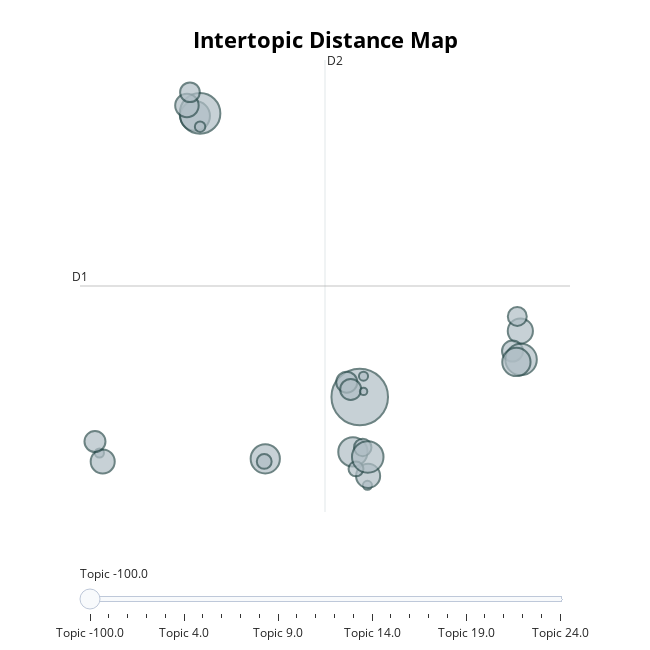

Write notebook code for a chart like this one.
### Code cell
manual_subset_copy2 = manual_subset_copy.copy(deep=True)
ordered_topics, NB = update_clustering(manual_subset_copy2, topic_model, NB, subset=manual_idxs)
topic_model.visualize_topics()

### Figure 1 — Plotly figure (JSON) as saved in the notebook; plotly's stock layout.template omitted (floating-point values rounded to 4 significant figures)
{"data": [{"customdata": [[-100, "with | ender | extruder | tape | filament", 116], [0, "fdm | fit | most | 002mm | pla", 23], [1, "10kg | solutech | 3d | mm | pla", 32], [2, "esun | actual | 22lbs | 3mm | 1kg", 16], [3, "accuracy | mm | dimensional | lbs | 22", 60], [4, "fdm | most | fit | 22lbs | carbon", 13], [5, "pen | strands | pens | 10inch | scribbler", 3], [6, "basics | amazon | kg | spool | 175mm", 31], [7, "pink | amolen | justpla | studioline | the", 20], [8, "petg | sunlu | spla | 002 | tolerance", 16], [9, "made | usa | in | meltink3d | 005mm", 16], [10, "ezgogo | diameter | spool | usafilament | refill", 11], [11, "feet | pen | colors | refills | refill", 21], [12, "dorks | gizmo | 22lb | printers | 200g", 14], [13, "grass | 3dar06117505 | 3dar0617505 | variation | armadillo", 2], [14, "pla | wood | filament | plus | accuracy", 36], [15, "cartridge | 600g | xyzprinting | plastic | diameter", 3], [16, "changing | temperature | color | to | with", 4], [17, "abs | octave | spool | 1kg | 3d", 21], [18, "printing | 3d | bundle | pla | printer", 29], [19, "reprap | makergear | makerbot | jet | ultimaker", 8], [20, "silk | shiny | color | silky | pla", 31], [21, "printers | makerbot | 3d | abs | for", 36], [22, "pen | glue | arts | crafts | drawing", 16], [23, "brush | cup | inch | nylon | abrasive", 3], [24, "silk | bundle | each | gold | shiny", 8]], "hovertemplate": "<b>Topic %{customdata[0]}</b><br>%{customdata[1]}<br>Size: %{customdata[2]}", "legendgroup": "", "marker": {"color": "#B0BEC5", "line": {"color": "DarkSlateGrey", "width": 2}, "size": [116, 23, 32, 16, 60, 13, 3, 31, 20, 16, 16, 11, 21, 14, 2, 36, 3, 4, 21, 29, 8, 31, 36, 16, 3, 8], "sizemode": "area", "sizeref": 0.0725, "symbol": "circle"}, "mode": "markers", "name": "", "orientation": "v", "showlegend": false, "type": "scatter", "x": [9.656, 19.06, 0.01623, 8.895, 0.3044, 18.88, -5.585, 9.255, -0.4618, 9.126, 18.6, 9.832, -5.392, -0.2853, 9.882, 19.1, 10.11, 0.3088, 10.15, 18.83, 9.437, 4.125, 10.12, -5.845, 9.876, 4.064], "xaxis": "x", "y": [-2.028, -0.5327, 4.34, -1.693, 4.398, -0.2036, -3.298, -3.272, 4.576, -1.857, -0.9883, -3.171, -3.49, 4.876, -1.901, -1.178, -4.03, 4.097, -3.816, -1.234, -3.658, -3.428, -3.387, -3.037, -1.557, -3.488], "yaxis": "y"}], "layout": {"annotations": [{"showarrow": false, "text": "D1", "x": -6.722, "y": 0.4866, "yshift": 10}, {"showarrow": false, "text": "D2", "x": 7.622, "xshift": 10, "y": 5.607}], "height": 650, "hoverlabel": {"bgcolor": "white", "font": {"family": "Rockwell", "size": 16}}, "legend": {"itemsizing": "constant", "tracegroupgap": 0}, "margin": {"t": 60}, "shapes": [{"line": {"color": "#CFD8DC", "width": 2}, "type": "line", "x0": 7.622, "x1": 7.622, "y0": -4.634, "y1": 5.607}, {"line": {"color": "#9E9E9E", "width": 2}, "type": "line", "x0": -6.722, "x1": 21.97, "y0": 0.4866, "y1": 0.4866}], "sliders": [{"active": 0, "pad": {"t": 50}, "steps": [{"args": [{"marker.color": [["red", "#B0BEC5", "#B0BEC5", "#B0BEC5", "#B0BEC5", "#B0BEC5", "#B0BEC5", "#B0BEC5", "#B0BEC5", "#B0BEC5", "#B0BEC5", "#B0BEC5", "#B0BEC5", "#B0BEC5", "#B0BEC5", "#B0BEC5", "#B0BEC5", "#B0BEC5", "#B0BEC5", "#B0BEC5", "#B0BEC5", "#B0BEC5", "#B0BEC5", "#B0BEC5", "#B0BEC5", "#B0BEC5"]]}], "label": "Topic -100.0", "method": "update"}, {"args": [{"marker.color": [["#B0BEC5", "red", "#B0BEC5", "#B0BEC5", "#B0BEC5", "#B0BEC5", "#B0BEC5", "#B0BEC5", "#B0BEC5", "#B0BEC5", "#B0BEC5", "#B0BEC5", "#B0BEC5", "#B0BEC5", "#B0BEC5", "#B0BEC5", "#B0BEC5", "#B0BEC5", "#B0BEC5", "#B0BEC5", "#B0BEC5", "#B0BEC5", "#B0BEC5", "#B0BEC5", "#B0BEC5", "#B0BEC5"]]}], "label": "Topic 0.0", "method": "update"}, {"args": [{"marker.color": [["#B0BEC5", "#B0BEC5", "red", "#B0BEC5", "#B0BEC5", "#B0BEC5", "#B0BEC5", "#B0BEC5", "#B0BEC5", "#B0BEC5", "#B0BEC5", "#B0BEC5", "#B0BEC5", "#B0BEC5", "#B0BEC5", "#B0BEC5", "#B0BEC5", "#B0BEC5", "#B0BEC5", "#B0BEC5", "#B0BEC5", "#B0BEC5", "#B0BEC5", "#B0BEC5", "#B0BEC5", "#B0BEC5"]]}], "label": "Topic 1.0", "method": "update"}, {"args": [{"marker.color": [["#B0BEC5", "#B0BEC5", "#B0BEC5", "red", "#B0BEC5", "#B0BEC5", "#B0BEC5", "#B0BEC5", "#B0BEC5", "#B0BEC5", "#B0BEC5", "#B0BEC5", "#B0BEC5", "#B0BEC5", "#B0BEC5", "#B0BEC5", "#B0BEC5", "#B0BEC5", "#B0BEC5", "#B0BEC5", "#B0BEC5", "#B0BEC5", "#B0BEC5", "#B0BEC5", "#B0BEC5", "#B0BEC5"]]}], "label": "Topic 2.0", "method": "update"}, {"args": [{"marker.color": [["#B0BEC5", "#B0BEC5", "#B0BEC5", "#B0BEC5", "red", "#B0BEC5", "#B0BEC5", "#B0BEC5", "#B0BEC5", "#B0BEC5", "#B0BEC5", "#B0BEC5", "#B0BEC5", "#B0BEC5", "#B0BEC5", "#B0BEC5", "#B0BEC5", "#B0BEC5", "#B0BEC5", "#B0BEC5", "#B0BEC5", "#B0BEC5", "#B0BEC5", "#B0BEC5", "#B0BEC5", "#B0BEC5"]]}], "label": "Topic 3.0", "method": "update"}, {"args": [{"marker.color": [["#B0BEC5", "#B0BEC5", "#B0BEC5", "#B0BEC5", "#B0BEC5", "red", "#B0BEC5", "#B0BEC5", "#B0BEC5", "#B0BEC5", "#B0BEC5", "#B0BEC5", "#B0BEC5", "#B0BEC5", "#B0BEC5", "#B0BEC5", "#B0BEC5", "#B0BEC5", "#B0BEC5", "#B0BEC5", "#B0BEC5", "#B0BEC5", "#B0BEC5", "#B0BEC5", "#B0BEC5", "#B0BEC5"]]}], "label": "Topic 4.0", "method": "update"}, {"args": [{"marker.color": [["#B0BEC5", "#B0BEC5", "#B0BEC5", "#B0BEC5", "#B0BEC5", "#B0BEC5", "red", "#B0BEC5", "#B0BEC5", "#B0BEC5", "#B0BEC5", "#B0BEC5", "#B0BEC5", "#B0BEC5", "#B0BEC5", "#B0BEC5", "#B0BEC5", "#B0BEC5", "#B0BEC5", "#B0BEC5", "#B0BEC5", "#B0BEC5", "#B0BEC5", "#B0BEC5", "#B0BEC5", "#B0BEC5"]]}], "label": "Topic 5.0", "method": "update"}, {"args": [{"marker.color": [["#B0BEC5", "#B0BEC5", "#B0BEC5", "#B0BEC5", "#B0BEC5", "#B0BEC5", "#B0BEC5", "red", "#B0BEC5", "#B0BEC5", "#B0BEC5", "#B0BEC5", "#B0BEC5", "#B0BEC5", "#B0BEC5", "#B0BEC5", "#B0BEC5", "#B0BEC5", "#B0BEC5", "#B0BEC5", "#B0BEC5", "#B0BEC5", "#B0BEC5", "#B0BEC5", "#B0BEC5", "#B0BEC5"]]}], "label": "Topic 6.0", "method": "update"}, {"args": [{"marker.color": [["#B0BEC5", "#B0BEC5", "#B0BEC5", "#B0BEC5", "#B0BEC5", "#B0BEC5", "#B0BEC5", "#B0BEC5", "red", "#B0BEC5", "#B0BEC5", "#B0BEC5", "#B0BEC5", "#B0BEC5", "#B0BEC5", "#B0BEC5", "#B0BEC5", "#B0BEC5", "#B0BEC5", "#B0BEC5", "#B0BEC5", "#B0BEC5", "#B0BEC5", "#B0BEC5", "#B0BEC5", "#B0BEC5"]]}], "label": "Topic 7.0", "method": "update"}, {"args": [{"marker.color": [["#B0BEC5", "#B0BEC5", "#B0BEC5", "#B0BEC5", "#B0BEC5", "#B0BEC5", "#B0BEC5", "#B0BEC5", "#B0BEC5", "red", "#B0BEC5", "#B0BEC5", "#B0BEC5", "#B0BEC5", "#B0BEC5", "#B0BEC5", "#B0BEC5", "#B0BEC5", "#B0BEC5", "#B0BEC5", "#B0BEC5", "#B0BEC5", "#B0BEC5", "#B0BEC5", "#B0BEC5", "#B0BEC5"]]}], "label": "Topic 8.0", "method": "update"}, {"args": [{"marker.color": [["#B0BEC5", "#B0BEC5", "#B0BEC5", "#B0BEC5", "#B0BEC5", "#B0BEC5", "#B0BEC5", "#B0BEC5", "#B0BEC5", "#B0BEC5", "red", "#B0BEC5", "#B0BEC5", "#B0BEC5", "#B0BEC5", "#B0BEC5", "#B0BEC5", "#B0BEC5", "#B0BEC5", "#B0BEC5", "#B0BEC5", "#B0BEC5", "#B0BEC5", "#B0BEC5", "#B0BEC5", "#B0BEC5"]]}], "label": "Topic 9.0", "method": "update"}, {"args": [{"marker.color": [["#B0BEC5", "#B0BEC5", "#B0BEC5", "#B0BEC5", "#B0BEC5", "#B0BEC5", "#B0BEC5", "#B0BEC5", "#B0BEC5", "#B0BEC5", "#B0BEC5", "red", "#B0BEC5", "#B0BEC5", "#B0BEC5", "#B0BEC5", "#B0BEC5", "#B0BEC5", "#B0BEC5", "#B0BEC5", "#B0BEC5", "#B0BEC5", "#B0BEC5", "#B0BEC5", "#B0BEC5", "#B0BEC5"]]}], "label": "Topic 10.0", "method": "update"}, {"args": [{"marker.color": [["#B0BEC5", "#B0BEC5", "#B0BEC5", "#B0BEC5", "#B0BEC5", "#B0BEC5", "#B0BEC5", "#B0BEC5", "#B0BEC5", "#B0BEC5", "#B0BEC5", "#B0BEC5", "red", "#B0BEC5", "#B0BEC5", "#B0BEC5", "#B0BEC5", "#B0BEC5", "#B0BEC5", "#B0BEC5", "#B0BEC5", "#B0BEC5", "#B0BEC5", "#B0BEC5", "#B0BEC5", "#B0BEC5"]]}], "label": "Topic 11.0", "method": "update"}, {"args": [{"marker.color": [["#B0BEC5", "#B0BEC5", "#B0BEC5", "#B0BEC5", "#B0BEC5", "#B0BEC5", "#B0BEC5", "#B0BEC5", "#B0BEC5", "#B0BEC5", "#B0BEC5", "#B0BEC5", "#B0BEC5", "red", "#B0BEC5", "#B0BEC5", "#B0BEC5", "#B0BEC5", "#B0BEC5", "#B0BEC5", "#B0BEC5", "#B0BEC5", "#B0BEC5", "#B0BEC5", "#B0BEC5", "#B0BEC5"]]}], "label": "Topic 12.0", "method": "update"}, {"args": [{"marker.color": [["#B0BEC5", "#B0BEC5", "#B0BEC5", "#B0BEC5", "#B0BEC5", "#B0BEC5", "#B0BEC5", "#B0BEC5", "#B0BEC5", "#B0BEC5", "#B0BEC5", "#B0BEC5", "#B0BEC5", "#B0BEC5", "red", "#B0BEC5", "#B0BEC5", "#B0BEC5", "#B0BEC5", "#B0BEC5", "#B0BEC5", "#B0BEC5", "#B0BEC5", "#B0BEC5", "#B0BEC5", "#B0BEC5"]]}], "label": "Topic 13.0", "method": "update"}, {"args": [{"marker.color": [["#B0BEC5", "#B0BEC5", "#B0BEC5", "#B0BEC5", "#B0BEC5", "#B0BEC5", "#B0BEC5", "#B0BEC5", "#B0BEC5", "#B0BEC5", "#B0BEC5", "#B0BEC5", "#B0BEC5", "#B0BEC5", "#B0BEC5", "red", "#B0BEC5", "#B0BEC5", "#B0BEC5", "#B0BEC5", "#B0BEC5", "#B0BEC5", "#B0BEC5", "#B0BEC5", "#B0BEC5", "#B0BEC5"]]}], "label": "Topic 14.0", "method": "update"}, {"args": [{"marker.color": [["#B0BEC5", "#B0BEC5", "#B0BEC5", "#B0BEC5", "#B0BEC5", "#B0BEC5", "#B0BEC5", "#B0BEC5", "#B0BEC5", "#B0BEC5", "#B0BEC5", "#B0BEC5", "#B0BEC5", "#B0BEC5", "#B0BEC5", "#B0BEC5", "red", "#B0BEC5", "#B0BEC5", "#B0BEC5", "#B0BEC5", "#B0BEC5", "#B0BEC5", "#B0BEC5", "#B0BEC5", "#B0BEC5"]]}], "label": "Topic 15.0", "method": "update"}, {"args": [{"marker.color": [["#B0BEC5", "#B0BEC5", "#B0BEC5", "#B0BEC5", "#B0BEC5", "#B0BEC5", "#B0BEC5", "#B0BEC5", "#B0BEC5", "#B0BEC5", "#B0BEC5", "#B0BEC5", "#B0BEC5", "#B0BEC5", "#B0BEC5", "#B0BEC5", "#B0BEC5", "red", "#B0BEC5", "#B0BEC5", "#B0BEC5", "#B0BEC5", "#B0BEC5", "#B0BEC5", "#B0BEC5", "#B0BEC5"]]}], "label": "Topic 16.0", "method": "update"}, {"args": [{"marker.color": [["#B0BEC5", "#B0BEC5", "#B0BEC5", "#B0BEC5", "#B0BEC5", "#B0BEC5", "#B0BEC5", "#B0BEC5", "#B0BEC5", "#B0BEC5", "#B0BEC5", "#B0BEC5", "#B0BEC5", "#B0BEC5", "#B0BEC5", "#B0BEC5", "#B0BEC5", "#B0BEC5", "red", "#B0BEC5", "#B0BEC5", "#B0BEC5", "#B0BEC5", "#B0BEC5", "#B0BEC5", "#B0BEC5"]]}], "label": "Topic 17.0", "method": "update"}, {"args": [{"marker.color": [["#B0BEC5", "#B0BEC5", "#B0BEC5", "#B0BEC5", "#B0BEC5", "#B0BEC5", "#B0BEC5", "#B0BEC5", "#B0BEC5", "#B0BEC5", "#B0BEC5", "#B0BEC5", "#B0BEC5", "#B0BEC5", "#B0BEC5", "#B0BEC5", "#B0BEC5", "#B0BEC5", "#B0BEC5", "red", "#B0BEC5", "#B0BEC5", "#B0BEC5", "#B0BEC5", "#B0BEC5", "#B0BEC5"]]}], "label": "Topic 18.0", "method": "update"}, {"args": [{"marker.color": [["#B0BEC5", "#B0BEC5", "#B0BEC5", "#B0BEC5", "#B0BEC5", "#B0BEC5", "#B0BEC5", "#B0BEC5", "#B0BEC5", "#B0BEC5", "#B0BEC5", "#B0BEC5", "#B0BEC5", "#B0BEC5", "#B0BEC5", "#B0BEC5", "#B0BEC5", "#B0BEC5", "#B0BEC5", "#B0BEC5", "red", "#B0BEC5", "#B0BEC5", "#B0BEC5", "#B0BEC5", "#B0BEC5"]]}], "label": "Topic 19.0", "method": "update"}, {"args": [{"marker.color": [["#B0BEC5", "#B0BEC5", "#B0BEC5", "#B0BEC5", "#B0BEC5", "#B0BEC5", "#B0BEC5", "#B0BEC5", "#B0BEC5", "#B0BEC5", "#B0BEC5", "#B0BEC5", "#B0BEC5", "#B0BEC5", "#B0BEC5", "#B0BEC5", "#B0BEC5", "#B0BEC5", "#B0BEC5", "#B0BEC5", "#B0BEC5", "red", "#B0BEC5", "#B0BEC5", "#B0BEC5", "#B0BEC5"]]}], "label": "Topic 20.0", "method": "update"}, {"args": [{"marker.color": [["#B0BEC5", "#B0BEC5", "#B0BEC5", "#B0BEC5", "#B0BEC5", "#B0BEC5", "#B0BEC5", "#B0BEC5", "#B0BEC5", "#B0BEC5", "#B0BEC5", "#B0BEC5", "#B0BEC5", "#B0BEC5", "#B0BEC5", "#B0BEC5", "#B0BEC5", "#B0BEC5", "#B0BEC5", "#B0BEC5", "#B0BEC5", "#B0BEC5", "red", "#B0BEC5", "#B0BEC5", "#B0BEC5"]]}], "label": "Topic 21.0", "method": "update"}, {"args": [{"marker.color": [["#B0BEC5", "#B0BEC5", "#B0BEC5", "#B0BEC5", "#B0BEC5", "#B0BEC5", "#B0BEC5", "#B0BEC5", "#B0BEC5", "#B0BEC5", "#B0BEC5", "#B0BEC5", "#B0BEC5", "#B0BEC5", "#B0BEC5", "#B0BEC5", "#B0BEC5", "#B0BEC5", "#B0BEC5", "#B0BEC5", "#B0BEC5", "#B0BEC5", "#B0BEC5", "red", "#B0BEC5", "#B0BEC5"]]}], "label": "Topic 22.0", "method": "update"}, {"args": [{"marker.color": [["#B0BEC5", "#B0BEC5", "#B0BEC5", "#B0BEC5", "#B0BEC5", "#B0BEC5", "#B0BEC5", "#B0BEC5", "#B0BEC5", "#B0BEC5", "#B0BEC5", "#B0BEC5", "#B0BEC5", "#B0BEC5", "#B0BEC5", "#B0BEC5", "#B0BEC5", "#B0BEC5", "#B0BEC5", "#B0BEC5", "#B0BEC5", "#B0BEC5", "#B0BEC5", "#B0BEC5", "red", "#B0BEC5"]]}], "label": "Topic 23.0", "method": "update"}, {"args": [{"marker.color": [["#B0BEC5", "#B0BEC5", "#B0BEC5", "#B0BEC5", "#B0BEC5", "#B0BEC5", "#B0BEC5", "#B0BEC5", "#B0BEC5", "#B0BEC5", "#B0BEC5", "#B0BEC5", "#B0BEC5", "#B0BEC5", "#B0BEC5", "#B0BEC5", "#B0BEC5", "#B0BEC5", "#B0BEC5", "#B0BEC5", "#B0BEC5", "#B0BEC5", "#B0BEC5", "#B0BEC5", "#B0BEC5", "red"]]}], "label": "Topic 24.0", "method": "update"}]}], "title": {"font": {"color": "Black", "size": 22}, "text": "<b>Intertopic Distance Map</b>", "x": 0.5, "xanchor": "center", "y": 0.95, "yanchor": "top"}, "width": 650, "xaxis": {"anchor": "y", "domain": [0, 1], "range": [-6.722, 21.97], "title": {"text": ""}, "visible": false}, "yaxis": {"anchor": "x", "domain": [0, 1], "range": [-4.634, 5.607], "title": {"text": ""}, "visible": false}}}
